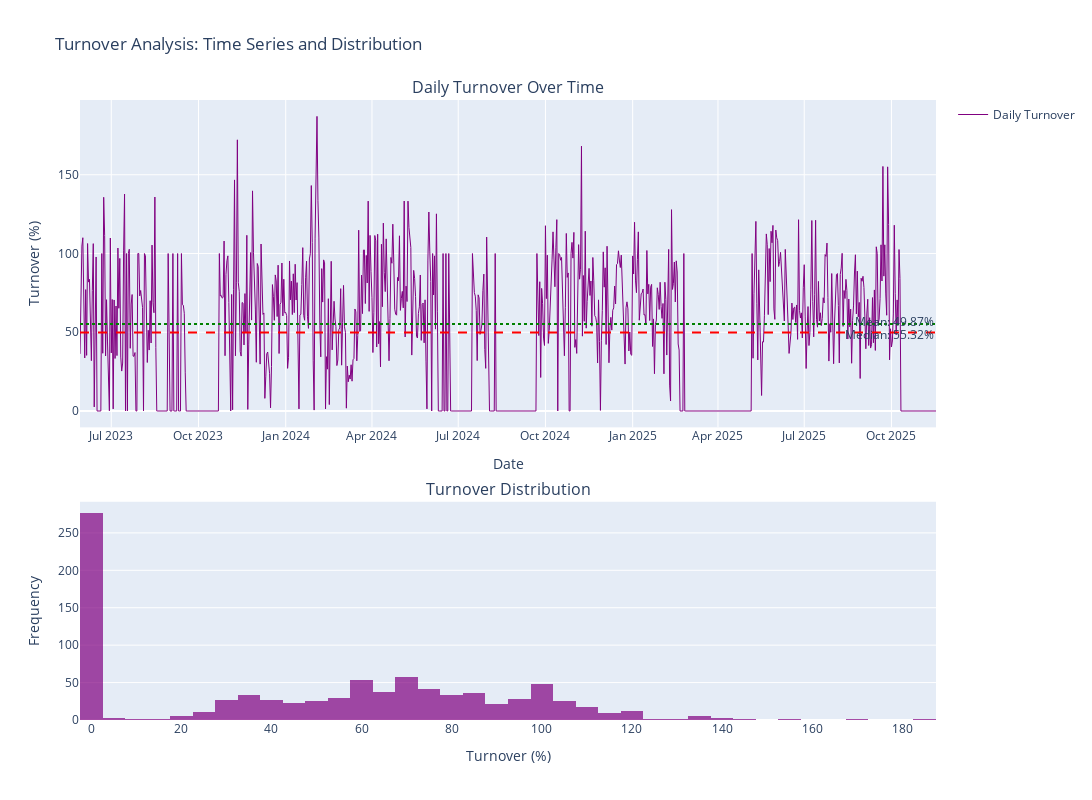

Notebook code cell kept with this figure:
### Code cell
# Visualization: Turnover Analysis

from plotly.subplots import make_subplots

fig = make_subplots(
    rows=2, cols=1,
    subplot_titles=('Daily Turnover Over Time', 'Turnover Distribution'),
    vertical_spacing=0.12,
    row_heights=[0.6, 0.4]
)

# Top panel: Time series of daily turnover
fig.add_trace(
    go.Scatter(
        x=combined_turnover_series.index,
        y=combined_turnover_series.values * 100,  # Convert to percentage
        mode='lines',
        name='Daily Turnover',
        line=dict(color='purple', width=1),
        showlegend=True
    ),
    row=1, col=1
)

# Add mean line
mean_turnover = combined_turnover_series.mean()
fig.add_hline(
    y=mean_turnover * 100,
    line_dash="dash",
    line_color="red",
    annotation_text=f"Mean: {mean_turnover*100:.2f}%",
    annotation_position="top right",
    row=1, col=1
)

# Add median line
median_turnover = combined_turnover_series.median()
fig.add_hline(
    y=median_turnover * 100,
    line_dash="dot",
    line_color="green",
    annotation_text=f"Median: {median_turnover*100:.2f}%",
    annotation_position="bottom right",
    row=1, col=1
)

# Bottom panel: Histogram of turnover distribution
fig.add_trace(
    go.Histogram(
        x=combined_turnover_series.values * 100,
        nbinsx=50,
        name='Turnover Distribution',
        marker_color='purple',
        opacity=0.7,
        showlegend=False
    ),
    row=2, col=1
)

fig.update_xaxes(title_text="Date", row=1, col=1)
fig.update_xaxes(title_text="Turnover (%)", row=2, col=1)
fig.update_yaxes(title_text="Turnover (%)", row=1, col=1)
fig.update_yaxes(title_text="Frequency", row=2, col=1)

fig.update_layout(
    title_text='Turnover Analysis: Time Series and Distribution',
    height=800,
    width=1200,
    showlegend=True
)

fig.show()

# Print turnover statistics
print("\n" + "="*80)
print("TURNOVER STATISTICS")
print("="*80)
print(f"Mean Daily Turnover:     {combined_turnover_series.mean()*100:.2f}%")
print(f"Median Daily Turnover:   {combined_turnover_series.median()*100:.2f}%")
print(f"Std Dev:                 {combined_turnover_series.std()*100:.2f}%")
print(f"Min:                     {combined_turnover_series.min()*100:.2f}%")
print(f"Max:                     {combined_turnover_series.max()*100:.2f}%")
print(f"25th Percentile:         {combined_turnover_series.quantile(0.25)*100:.2f}%")
print(f"75th Percentile:         {combined_turnover_series.quantile(0.75)*100:.2f}%")
print(f"\nDays with zero turnover: {(combined_turnover_series == 0).sum()} ({(combined_turnover_series == 0).sum() / len(combined_turnover_series) * 100:.1f}%)")
print(f"Days with >100% turnover: {(combined_turnover_series > 1.0).sum()} ({(combined_turnover_series > 1.0).sum() / len(combined_turnover_series) * 100:.1f}%)")
print(f"\nAnnualized Turnover (365 × mean): {combined_turnover_series.mean()*365*100:.2f}%")
print("="*80)

### Figure 1 — Plotly figure (JSON) as saved in the notebook; plotly's stock layout.template omitted (floating-point values rounded to 4 significant figures; data arrays with more than 128 entries replaced by an {"elided": "..."} marker saying what was removed)
{"data": [{"line": {"color": "purple", "width": 1}, "mode": "lines", "name": "Daily Turnover", "showlegend": true, "type": "scatter", "x": {"elided": "904 str values"}, "xaxis": "x", "y": {"elided": "904 float values"}, "yaxis": "y"}, {"marker": {"color": "purple"}, "name": "Turnover Distribution", "nbinsx": 50, "opacity": 0.7, "showlegend": false, "type": "histogram", "x": {"elided": "904 float values"}, "xaxis": "x2", "yaxis": "y2"}], "layout": {"annotations": [{"font": {"size": 16}, "showarrow": false, "text": "Daily Turnover Over Time", "x": 0.5, "xanchor": "center", "xref": "paper", "y": 1, "yanchor": "bottom", "yref": "paper"}, {"font": {"size": 16}, "showarrow": false, "text": "Turnover Distribution", "x": 0.5, "xanchor": "center", "xref": "paper", "y": 0.352, "yanchor": "bottom", "yref": "paper"}, {"showarrow": false, "text": "Mean: 49.87%", "x": 1, "xanchor": "right", "xref": "x domain", "y": 49.87, "yanchor": "bottom", "yref": "y"}, {"showarrow": false, "text": "Median: 55.32%", "x": 1, "xanchor": "right", "xref": "x domain", "y": 55.32, "yanchor": "top", "yref": "y"}], "height": 800, "shapes": [{"line": {"color": "red", "dash": "dash"}, "type": "line", "x0": 0, "x1": 1, "xref": "x domain", "y0": 49.87, "y1": 49.87, "yref": "y"}, {"line": {"color": "green", "dash": "dot"}, "type": "line", "x0": 0, "x1": 1, "xref": "x domain", "y0": 55.32, "y1": 55.32, "yref": "y"}], "showlegend": true, "title": {"text": "Turnover Analysis: Time Series and Distribution"}, "width": 1200, "xaxis": {"anchor": "y", "domain": [0, 1], "title": {"text": "Date"}}, "xaxis2": {"anchor": "y2", "domain": [0, 1], "title": {"text": "Turnover (%)"}}, "yaxis": {"anchor": "x", "domain": [0.472, 1], "title": {"text": "Turnover (%)"}}, "yaxis2": {"anchor": "x2", "domain": [0, 0.352], "title": {"text": "Frequency"}}}}
